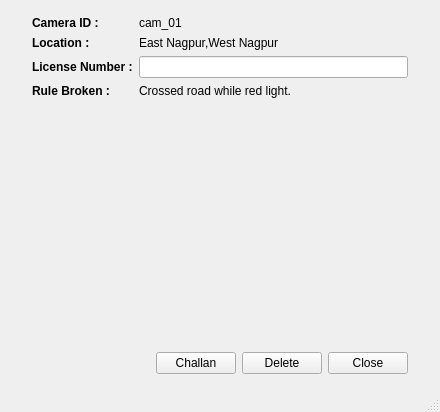
<?xml version="1.0" encoding="UTF-8"?>
<ui version="4.0">
 <class>ResourceKeyboard</class>
 <widget class="QMainWindow" name="ResourceKeyboard">
  <property name="geometry">
   <rect>
    <x>0</x>
    <y>0</y>
    <width>440</width>
    <height>412</height>
   </rect>
  </property>
  <property name="windowTitle">
   <string>Details</string>
  </property>
  <widget class="QWidget" name="centralwidget">
   <layout class="QVBoxLayout" name="verticalLayout">
    <property name="leftMargin">
     <number>32</number>
    </property>
    <property name="topMargin">
     <number>16</number>
    </property>
    <property name="rightMargin">
     <number>32</number>
    </property>
    <property name="bottomMargin">
     <number>16</number>
    </property>
    <item>
     <layout class="QFormLayout" name="formLayout">
      <item row="0" column="0">
       <widget class="QLabel" name="cam_id_label">
        <property name="font">
         <font>
          <weight>75</weight>
          <bold>true</bold>
         </font>
        </property>
        <property name="text">
         <string>Camera ID : </string>
        </property>
       </widget>
      </item>
      <item row="0" column="1">
       <widget class="QLabel" name="cam_id">
        <property name="text">
         <string>cam_01</string>
        </property>
       </widget>
      </item>
      <item row="1" column="0">
       <widget class="QLabel" name="location_label">
        <property name="font">
         <font>
          <weight>75</weight>
          <bold>true</bold>
         </font>
        </property>
        <property name="text">
         <string>Location :</string>
        </property>
       </widget>
      </item>
      <item row="1" column="1">
       <widget class="QLabel" name="location">
        <property name="text">
         <string>East Nagpur,West Nagpur</string>
        </property>
       </widget>
      </item>
      <item row="2" column="0">
       <widget class="QLabel" name="license_number_label">
        <property name="font">
         <font>
          <weight>75</weight>
          <bold>true</bold>
         </font>
        </property>
        <property name="text">
         <string>License Number :</string>
        </property>
       </widget>
      </item>
      <item row="2" column="1">
       <widget class="QLineEdit" name="license_number_lineedit"/>
      </item>
      <item row="3" column="0">
       <widget class="QLabel" name="rule_label">
        <property name="font">
         <font>
          <weight>75</weight>
          <bold>true</bold>
         </font>
        </property>
        <property name="text">
         <string>Rule Broken :</string>
        </property>
       </widget>
      </item>
      <item row="3" column="1">
       <widget class="QLabel" name="rule">
        <property name="text">
         <string>Crossed road while red light.</string>
        </property>
       </widget>
      </item>
     </layout>
    </item>
    <item>
     <layout class="QHBoxLayout" name="horizontalLayout">
      <item>
       <spacer name="horizontalSpacer">
        <property name="orientation">
         <enum>Qt::Horizontal</enum>
        </property>
        <property name="sizeHint" stdset="0">
         <size>
          <width>98</width>
          <height>20</height>
         </size>
        </property>
       </spacer>
      </item>
      <item>
       <widget class="QPushButton" name="ticket_button">
        <property name="text">
         <string>Challan</string>
        </property>
       </widget>
      </item>
      <item>
       <widget class="QPushButton" name="delete_button">
        <property name="text">
         <string>Delete</string>
        </property>
       </widget>
      </item>
      <item>
       <widget class="QPushButton" name="close_button">
        <property name="text">
         <string>Close</string>
        </property>
       </widget>
      </item>
     </layout>
    </item>
   </layout>
  </widget>
  <widget class="QStatusBar" name="statusbar"/>
 </widget>
 <resources/>
 <connections/>
</ui>
